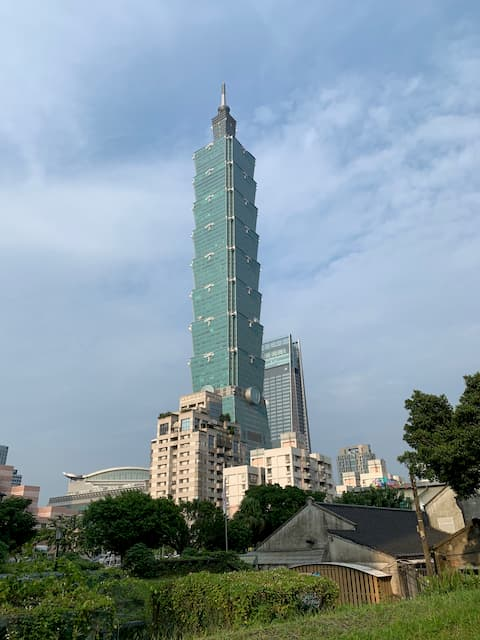
//> input picture samples/101.jpg, 480 x 640 px
$ ./ssim_test ../samples/101.jpg   (built with g++ and OpenCV 4)
//> lines starting //> are read from the running program, lines starting //| are printed output that depends on the picture
#include <iostream>
#include <opencv2/highgui.hpp>
#include <opencv2/imgproc.hpp>
#include "ssim.h"

int main(int argc, char *argv[]) {

	if (argc < 2) {
		std::cout << "wrong arguments number." << std::endl;
		std::cout << "Ex: .\\SSIM 101.jpg" << std::endl;
		return -1;
	}

	cv::Mat img_src = cv::imread(argv[1], cv::IMREAD_COLOR);
//> img_src is the input picture: 640 rows x 480 cols, CV_8UC3; mean B, G, R 159.9, 151.2, 133
	cv::Mat img_grayscale;
	cv::cvtColor(img_src, img_grayscale, cv::COLOR_BGR2GRAY);
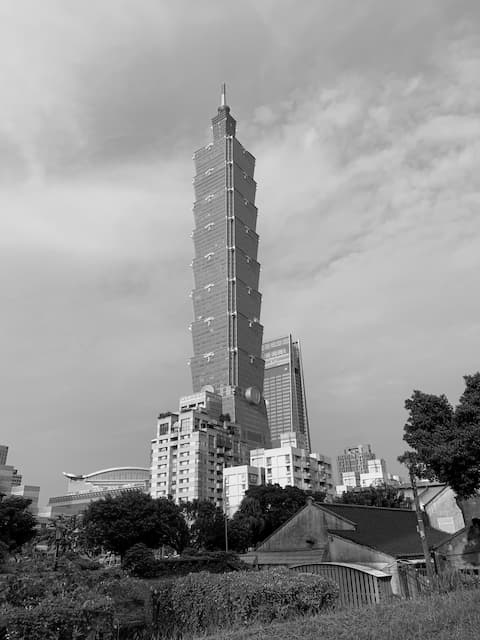
//> img_grayscale: 640 rows x 480 cols, CV_8UC1; min 0, max 255, mean 146.8

	int rows = img_src.rows;
//> rows = 640
	int cols = img_src.cols;
//> cols = 480

	cv::Mat img_resized;
	resize(img_grayscale, img_resized, cv::Size(cols/2, rows/2), CV_INTER_LINEAR);
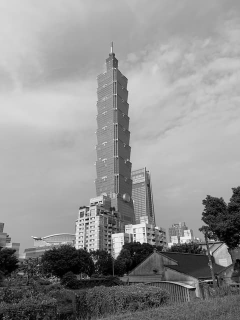
//> img_resized: 320 rows x 240 cols, CV_8UC1; min 0, max 242, mean 146.9
	resize(img_resized, img_resized, cv::Size(cols, rows), CV_INTER_LINEAR);
//> img_resized: 640 rows x 480 cols, CV_8UC1

	cv::imwrite("source_image.jpg", img_grayscale);
	cv::imwrite("resized_img.jpg", img_resized);
	cv::imshow("source image", img_grayscale);
	cv::imshow("resized image", img_resized);

//> (the run ends here: the program needs code that is not available in this run, at `ImgInfo img_x("X", img_grayscale);`)
